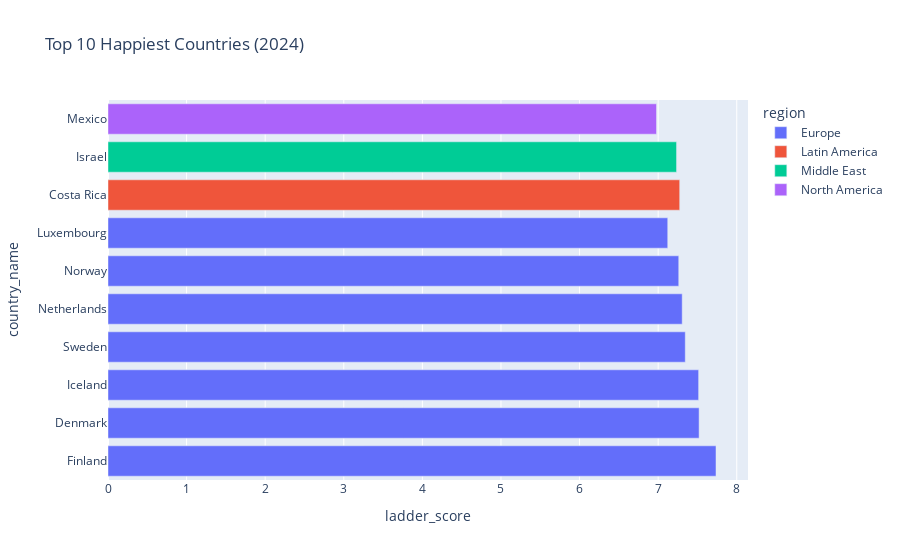

Source (notebook cell):
### Markdown cell above
### Inference: What Drives Happiness?
The strongest correlations with happiness are:  
- Social support  
- Healthy life expectancy  
- Freedom to make life choices  
GDP matters, but corruption perception and generosity show weaker but still notable links.  
This confirms the paradox: **money helps, but trust and community matter more**.

### Code cell
top10 = new_df[new_df['year']==2024].nlargest(10, 'ladder_score')

fig = px.bar(
    top10,
    x="ladder_score", y="country_name",
    orientation="h",
    color="region",
    title="Top 10 Happiest Countries (2024)"
)
fig.show()

fig.write_html("exports/" + fig.layout.title.text.replace(" ", "_") + ".html")
#fig.write_image("exports/" + fig.layout.title.text.replace(" ", "_") + ".png", scale=2)

### Figure 1 — Plotly figure (JSON) as saved in the notebook; plotly's stock layout.template omitted (floating-point values rounded to 4 significant figures)
{"data": [{"hovertemplate": "region=Europe<br>ladder_score=%{x}<br>country_name=%{y}<extra></extra>", "legendgroup": "Europe", "marker": {"color": "#636efa", "pattern": {"shape": ""}}, "name": "Europe", "orientation": "h", "showlegend": true, "textposition": "auto", "type": "bar", "x": [7.736, 7.521, 7.515, 7.345, 7.306, 7.262, 7.122], "xaxis": "x", "y": ["Finland", "Denmark", "Iceland", "Sweden", "Netherlands", "Norway", "Luxembourg"], "yaxis": "y"}, {"hovertemplate": "region=Latin America<br>ladder_score=%{x}<br>country_name=%{y}<extra></extra>", "legendgroup": "Latin America", "marker": {"color": "#EF553B", "pattern": {"shape": ""}}, "name": "Latin America", "orientation": "h", "showlegend": true, "textposition": "auto", "type": "bar", "x": [7.274], "xaxis": "x", "y": ["Costa Rica"], "yaxis": "y"}, {"hovertemplate": "region=Middle East<br>ladder_score=%{x}<br>country_name=%{y}<extra></extra>", "legendgroup": "Middle East", "marker": {"color": "#00cc96", "pattern": {"shape": ""}}, "name": "Middle East", "orientation": "h", "showlegend": true, "textposition": "auto", "type": "bar", "x": [7.234], "xaxis": "x", "y": ["Israel"], "yaxis": "y"}, {"hovertemplate": "region=North America<br>ladder_score=%{x}<br>country_name=%{y}<extra></extra>", "legendgroup": "North America", "marker": {"color": "#ab63fa", "pattern": {"shape": ""}}, "name": "North America", "orientation": "h", "showlegend": true, "textposition": "auto", "type": "bar", "x": [6.979], "xaxis": "x", "y": ["Mexico"], "yaxis": "y"}], "layout": {"barmode": "relative", "legend": {"title": {"text": "region"}, "tracegroupgap": 0}, "title": {"text": "Top 10 Happiest Countries (2024)"}, "xaxis": {"anchor": "y", "domain": [0, 1], "title": {"text": "ladder_score"}}, "yaxis": {"anchor": "x", "domain": [0, 1], "title": {"text": "country_name"}}}}
